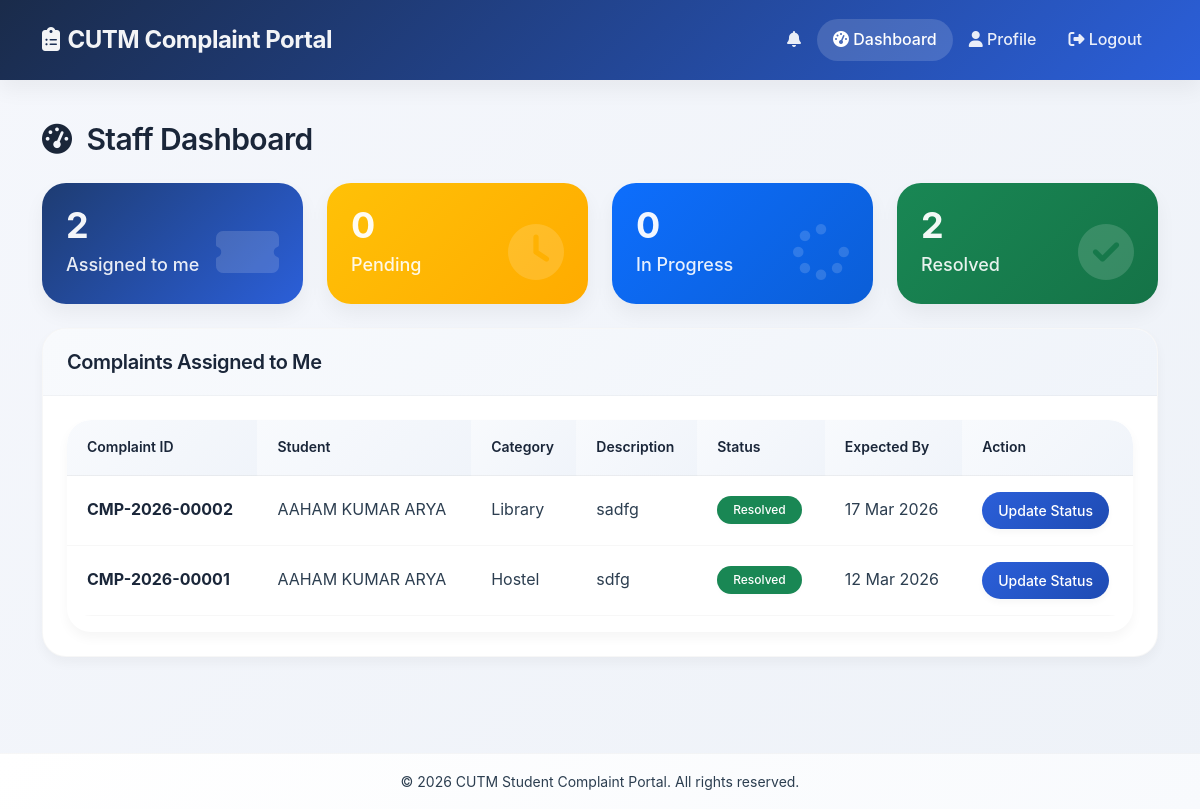
Screenshot of /staff/dashboard (signed in) with the database file from the repository.
### models.py (models this page shows, shortened)
class Complaint(db.Model):
    __tablename__ = 'complaints'
    id = db.Column(db.Integer, primary_key=True)
    complaint_id = db.Column(db.String(50), unique=True, nullable=False)
    student_id = db.Column(db.Integer, db.ForeignKey('users.id'), nullable=False)
    category = db.Column(db.String(50), nullable=False)
    subcategory = db.Column(db.String(100), nullable=False)
    description = db.Column(db.Text, nullable=False)
    location = db.Column(db.String(200), nullable=False)
    image_path = db.Column(db.String(200))
    status = db.Column(db.String(50), default='Pending')
    priority = db.Column(db.String(20), default='Medium')
    assigned_to = db.Column(db.Integer, db.ForeignKey('users.id'), nullable=True)
    assigned_department = db.Column(db.String(100))
    assigned_date = db.Column(db.DateTime)
    estimated_completion_date = db.Column(db.DateTime)
    actual_completion_date = db.Column(db.DateTime)
    created_at = db.Column(db.DateTime, default=datetime.utcnow)
    updated_at = db.Column(db.DateTime, default=datetime.utcnow, onupdate=datetime.utcnow)
    escalated_at = db.Column(db.DateTime)
    escalation_count = db.Column(db.Integer, default=0)
    student = db.relationship('User', back_populates='complaints', foreign_keys=[student_id])
    assigned_staff = db.relationship('User', back_populates='assigned_complaints', foreign_keys=[assigned_to])
    tracking_updates = db.relationship('ComplaintTracking', back_populates='complaint', lazy=True, cascade='all, delete-orphan')
    feedback = db.relationship('Feedback', back_populates='complaint', uselist=False, cascade='all, delete-orphan')
    notifications = db.relationship('Notification', back_populates='complaint', lazy=True, cascade='all, delete-orphan')

class User(UserMixin, db.Model):
    __tablename__ = 'users'
    id = db.Column(db.Integer, primary_key=True)
    registration_no = db.Column(db.String(50), unique=True, nullable=False)
    name = db.Column(db.String(100), nullable=False)
    email = db.Column(db.String(100), unique=True, nullable=False)
    mobile = db.Column(db.String(15), nullable=False)
    program = db.Column(db.String(50), nullable=False)
    branch = db.Column(db.String(50), nullable=False)
    password_hash = db.Column(db.String(200), nullable=False)
    role = db.Column(db.String(20), default='student')  # student, admin, staff
    created_at = db.Column(db.DateTime, default=datetime.utcnow)
    complaints = db.relationship('Complaint', back_populates='student', lazy=True, foreign_keys='Complaint.student_id')
    assigned_complaints = db.relationship('Complaint', back_populates='assigned_staff', lazy=True, foreign_keys='Complaint.assigned_to')
    notifications = db.relationship('Notification', back_populates='user', lazy=True, cascade='all, delete-orphan')

### app.py (the view)
@app.route('/staff/dashboard')
@login_required
def staff_dashboard():
    if current_user.role != 'staff':
        return redirect(url_for('index'))
    assigned_complaints = Complaint.query.filter_by(assigned_to=current_user.id).order_by(Complaint.created_at.desc()).all()
    stats = {
        'total': len(assigned_complaints),
        'pending': len([c for c in assigned_complaints if c.status in ['Assigned', 'Under Review']]),
        'in_progress': len([c for c in assigned_complaints if c.status == 'Work in Progress']),
        'resolved': len([c for c in assigned_complaints if c.status == 'Resolved'])
    }
    return render_template('staff/dashboard.html', complaints=assigned_complaints, stats=stats)

### app.py (called while the page is built)
@login_manager.user_loader
def load_user(user_id):
    return User.query.get(int(user_id))

@app.context_processor
def utility_processor():
    from datetime import datetime
    import pytz
    def ist_time(dt=None):
        if dt is None:
            dt = datetime.utcnow()
        utc = pytz.timezone('UTC')
        ist = pytz.timezone('Asia/Kolkata')
        if dt.tzinfo is None:
            dt = utc.localize(dt)
        ist_dt = dt.astimezone(ist)
        return ist_dt
    def format_ist(dt, format='%d %b %Y, %I:%M %p'):
        """Format datetime in IST"""
        if dt is None:
            return "N/A"
        try:
            ist_dt = ist_time(dt)
            return ist_dt.strftime(format)
        except:
            return str(dt)
    return {
        'now': datetime.now,
        'datetime': datetime,
        'ist_time': ist_time,
        'format_ist': format_ist,
        'current_time': ist_time()
    }

### templates/staff/dashboard.html (shortened to what this page needs)
{% extends "base.html" %}
{% block content %}
<div class="container">
    <h2 class="mb-4">
        <i class="fas fa-tachometer-alt me-2"></i>
        Staff Dashboard
    </h2>
    <div class="row mb-4">
        <div class="col-md-3">
            <div class="stats-card position-relative">
                <i class="fas fa-ticket-alt stats-icon"></i>
                <div class="stats-number">{{ stats.total }}</div>
                <div class="stats-label">Assigned to me</div>
            </div>
        </div>
        <div class="col-md-3">
            <div class="stats-card position-relative" style="background: linear-gradient(135deg, #ffc107 0%, #ffab00 100%);">
                <i class="fas fa-clock stats-icon"></i>
                <div class="stats-number">{{ stats.pending }}</div>
                <div class="stats-label">Pending</div>
            </div>
        </div>
        <div class="col-md-3">
            <div class="stats-card position-relative" style="background: linear-gradient(135deg, #0d6efd 0%, #0b5ed7 100%);">
                <i class="fas fa-spinner stats-icon"></i>
                <div class="stats-number">{{ stats.in_progress }}</div>
                <div class="stats-label">In Progress</div>
            </div>
        </div>
        <div class="col-md-3">
            <div class="stats-card position-relative" style="background: linear-gradient(135deg, #198754 0%, #157347 100%);">
                <i class="fas fa-check-circle stats-icon"></i>
                <div class="stats-number">{{ stats.resolved }}</div>
                <div class="stats-label">Resolved</div>
            </div>
        </div>
    </div>
    <div class="card">
        <div class="card-header bg-white">
            <h5 class="mb-0">Complaints Assigned to Me</h5>
        </div>
        <div class="card-body">
            <div class="table-responsive">
                <table class="table table-hover">
                    <thead>
                        <tr>
                            <th>Complaint ID</th>
                            <th>Student</th>
                            <th>Category</th>
                            <th>Description</th>
                            <th>Status</th>
                            <th>Expected By</th>
                            <th>Action</th>
                        </tr>
                    </thead>
                    <tbody>
                        {% for complaint in complaints %}
                        <tr>
                            <td>
                                <strong>{{ complaint.complaint_id }}</strong>
                            </td>
                            <td>{{ complaint.student.name }}</td>
                            <td>{{ complaint.category }}</td>
                            <td>{{ complaint.description[:50] }}{% if complaint.description|length > 50 %}...{% endif %}</td>
                            <td>
                                {% if complaint.status == 'Resolved' %}
                                    <span class="badge bg-success">{{ complaint.status }}</span>
                                {% elif complaint.status == 'Rejected' %}
                                    <span class="badge bg-danger">{{ complaint.status }}</span>
                                {% else %}
                                    <span class="badge bg-primary">{{ complaint.status }}</span>
                                {% endif %}
                            </td>
                            <td>
                                {% if complaint.estimated_completion_date %}
                                    {{ complaint.estimated_completion_date.strftime('%d %b %Y') }}
                                {% else %}
                                    -
                                {% endif %}
                            </td>
                            <td>
                                <button type="button" class="btn btn-sm btn-primary update-status-btn"
                                        data-bs-toggle="modal"
                                        data-bs-target="#updateStatusModal{{ complaint.id }}">
                                    Update Status
                                </button>
                            </td>
                        </tr>
                        {% endfor %}
                    </tbody>
                </table>
            </div>
        </div>
    </div>
</div>
{% endblock %}

### rows the page displays
Complaint: complaint_id "CMP-2026-00002", student.name "AAHAM KUMAR ARYA", category "Library", description "sadfg", status "Resolved", estimated_completion_date "17 Mar 2026"
Complaint: complaint_id "CMP-2026-00001", student.name "AAHAM KUMAR ARYA", category "Hostel", description "sdfg", status "Resolved", estimated_completion_date "12 Mar 2026"

### other values shown
{{ stats.total }} "2"
{{ stats.pending }} "0"
{{ stats.in_progress }} "0"
{{ stats.resolved }} "2"
